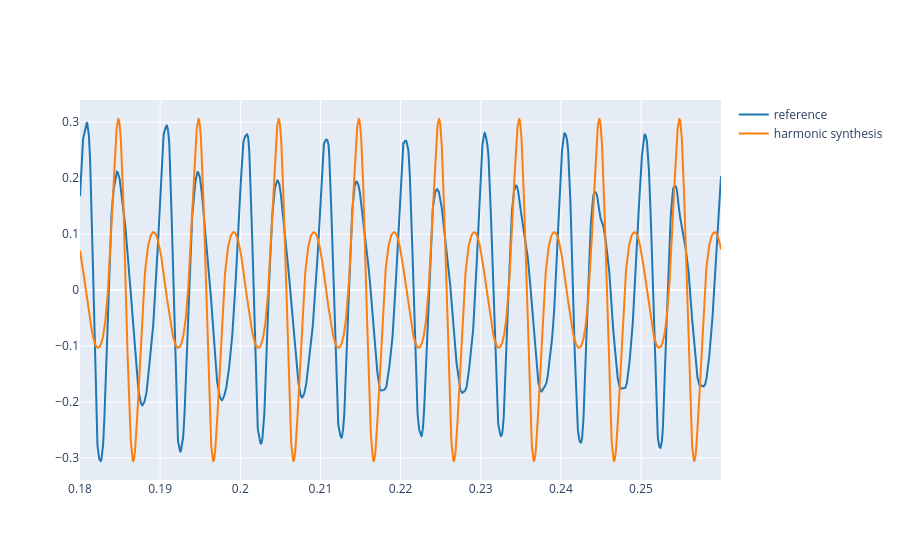

Notebook code for this chart:
### Markdown cell above
3.2. Now, define a harmonic signal, `y` whose fundamental frequency is the one defined in Lab 1. Go step by step adding a new harmonic in each step. Plot both signals (the reference and the synthesized) and try to reproduce the shape of the reference signal. Play both sounds and compare them carefully.

**Note 1**: in order to have a similar shape, we need to select the amplitudes and phases carefully. One way to do this is to define the harmonic signal as follows:

$$y(t) = \sum_{k=1}^K A_k\cos\left(2\pi kf_0 t + k \phi - (k-1)\pi/2 \right), $$

where $K$ is the number of harmonics, $f_0$ is the fundamental frequency, $A_k$ is the amplitude (weight) of each harmonic and $\phi$ is the phase of the signal (defined in Lab1 Ex 2.4).

**Note 2**:
Define the $A_k$ values relative to the fundamental frequency. This means to define $A_1=1$ and the others less than 1. You can use Audacity to plot the spectrum of the fragment selected of the reference audio and measure the relative amplitudes of the harmonics.

**Note 3**: Normalize the amplitude of the signal by the same amplitude of the reference. For instance, if the amplitude of the reference signal is 0.33, you can normalize the syntesized signal by first dividing by its maximum and then multiplyng by 0.33:

```
y = 0.33 * y / np.amax(y)
```

### Code cell
f0 = 100
phi = -2.02
fs = 44100
A_k = np.array([1.0, 5.1, 2.5, 1.0, 0.18])  # relative weights
K = len(A_k)

t = np.arange(len(ref)) / fs
y = np.zeros_like(t)

for k in range(1, K + 1):
    y += A_k[k - 1] * np.cos(2*np.pi*k*f0*t + k*phi - (k - 1)*np.pi/2)

# normalize to reference amplitude in the stable window
ref_amp = np.max(np.abs(ref[int(t_start*fs):int(t_end*fs)]))
y = ref_amp * y / np.max(np.abs(y))

plot_signals(
    [ref, y],
    fs,
    t_start=t_start,
    t_end=t_end,
    name=['reference', 'harmonic synthesis'],
)
Audio(y, rate=fs)

### Figure 1 — Plotly figure (JSON) as saved in the notebook; plotly's stock layout.template omitted (floating-point values rounded to 4 significant figures; data arrays with more than 128 entries replaced by an {"elided": "..."} marker saying what was removed)
{"data": [{"line": {"color": "#1f77b4", "shape": "linear"}, "mode": "lines", "name": "reference", "type": "scatter", "x": {"elided": "3528 float values"}, "y": {"elided": "3528 float values"}}, {"line": {"color": "#ff7f0e", "shape": "linear"}, "mode": "lines", "name": "harmonic synthesis", "type": "scatter", "x": {"elided": "3528 float values"}, "y": {"elided": "3528 float values"}}], "layout": {}}
